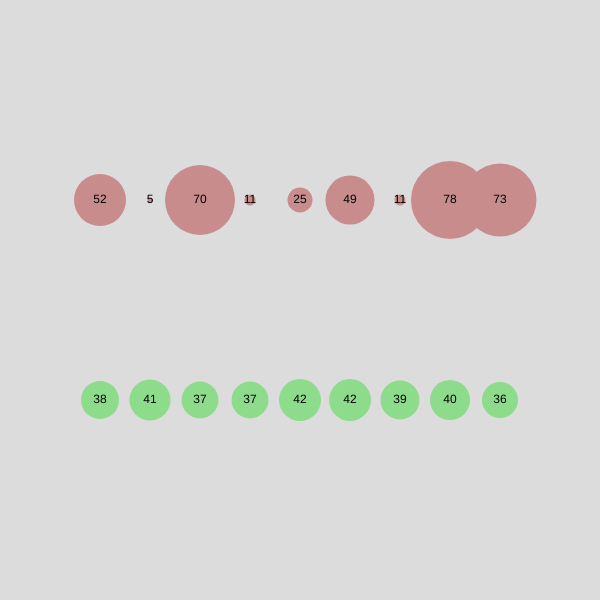
Frame 1 (no input)
Frame 60 (no input): identical to frame 1, image omitted
Frame 120 (the mouse pressed at the canvas centre since frame 60): identical to frame 1, image omitted

The p5.js sketch that drew this single still picture (run headless with seeded random() and noise() and a simulated clock; from frame 60 on, the mouse is pressed at the canvas centre):

// p5.js sketch
// ── sketch.js
// Random vs Noise
// Joy Min
//Feb 28

let mySeed;
let noiseStart = 5;
let noiseTime;
let noiseSpeed = 0.1;

function setup() {
  createCanvas(600,600);
  mySeed = random(1000);
  textAlign(CENTER, CENTER);
}

function draw() {
  noiseTime = noiseStart;
  randomSeed(mySeed);
  background(220);
  randomNumbers();
  noiseNumbers();
}

function randomNumbers() {
  let x = 100;
  while( x<= 500){
    let randomNum = round(random(1,100));
    fill(200, 140, 140);
    noStroke();
    circle(x, 200, randomNum);
    fill(0);
    text(randomNum, x, 200);
    x += 50;
  }
}

function noiseNumbers() {
  let x = 100;
  while(x <= 500){
    let randomNum = noise(noiseTime);
    randomNum = map(randomNum, 0, 1, 1, 100);
    randomNum = round(randomNum);
    fill(140, 220, 140);
    noStroke();
    circle(x, 400, randomNum);
    fill(0);
    text(randomNum, x, 400);
    x += 50;
    noiseTime += noiseSpeed;
  }
}
